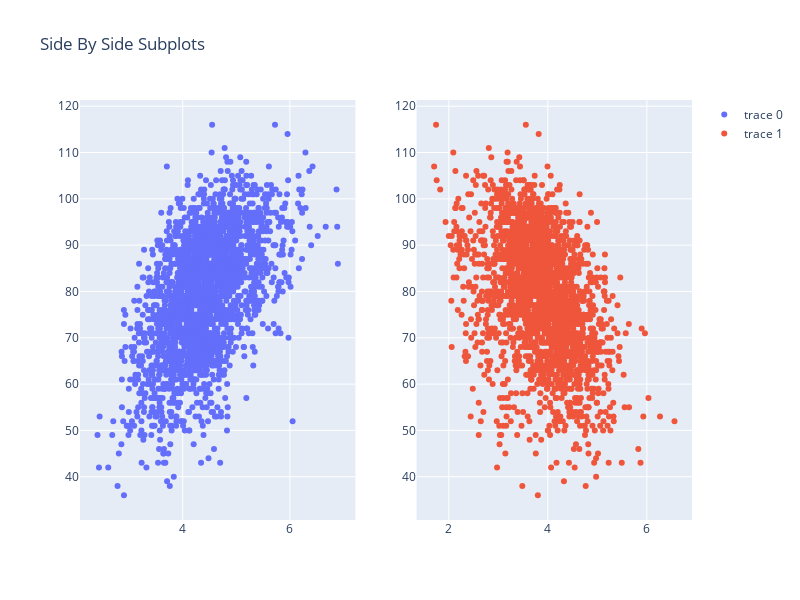

The cell this chart's notebook holds for it:
### Code cell
from plotly.subplots import make_subplots
import plotly.graph_objects as go

fig = make_subplots(rows=1, cols=2)

fig.add_trace(
    go.Scatter(x=df['R_per_game'], y=df['W'], mode = 'markers'),
    row=1, col=1
)

fig.add_trace(
    go.Scatter(x=df['RA_per_game'], y=df['W'], mode = 'markers'),
    row=1, col=2
)

fig.update_layout(height=600, width=800, title_text="Side By Side Subplots")
fig.show()

### Figure 1 — Plotly figure (JSON) as saved in the notebook; plotly's stock layout.template omitted (floating-point values rounded to 4 significant figures; data arrays with more than 128 entries replaced by an {"elided": "..."} marker saying what was removed)
{"data": [{"mode": "markers", "type": "scatter", "x": {"elided": "2287 float values"}, "xaxis": "x", "y": {"elided": "2287 int values"}, "yaxis": "y"}, {"mode": "markers", "type": "scatter", "x": {"elided": "2287 float values"}, "xaxis": "x2", "y": {"elided": "2287 int values"}, "yaxis": "y2"}], "layout": {"height": 600, "title": {"text": "Side By Side Subplots"}, "width": 800, "xaxis": {"anchor": "y", "domain": [0, 0.45]}, "xaxis2": {"anchor": "y2", "domain": [0.55, 1]}, "yaxis": {"anchor": "x", "domain": [0, 1]}, "yaxis2": {"anchor": "x2", "domain": [0, 1]}}}
